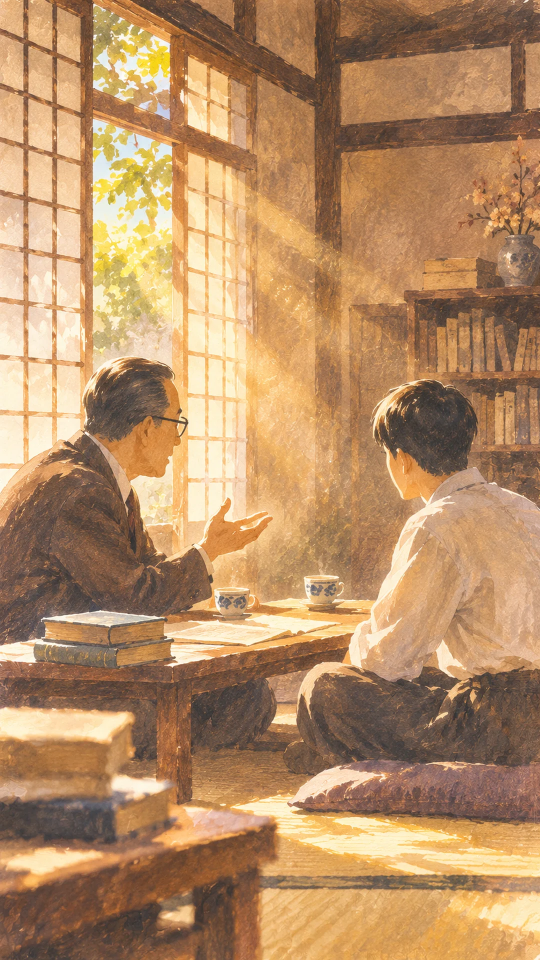
#> input picture assets/scene_01_meeting.webp, 1080 x 1920 px (shown at 1/2 size)
$ python -i import_generated.py   (imports and definitions only)
#> lines starting #> are read from the running program, lines starting #| are printed output that depends on the picture; after the words box and inside, x2 and y2 are one past the last pixel; in counts of white or black regions, pixels touching at a corner belong together
#> further down, picture is the input picture: PIL image 1080x1920 RGB; mean R, G, B 181.3, 141.4, 101.9
"""把 assets/CreatImage/ 內 ChatGPT 生成的圖，整理成 asset_manifest 規格檔名放進 assets/。

- 一般圖：等比 cover 裁切到規格尺寸
- 封蠟：去除「假透明」棋盤格背景
- 信封底部：把與邊緣相連的白底（含中央開口）挖成透明
用法：python tools/import_generated.py
"""
from pathlib import Path
import numpy as np
from PIL import Image, ImageFilter
from scipy import ndimage

ROOT = Path(__file__).resolve().parent.parent
SRC = ROOT / "assets" / "CreatImage"
DST = ROOT / "assets"

# 來源檔名 -> (目標檔名, 寬, 高, 處理方式)
MAP = {
    "和室書房的溫暖對談.png":       ("scene_01_meeting.webp", 1080, 1920, "cover"),
    "夜灯下的书房共事時光.png":     ("scene_02_working.webp", 1080, 1920, "cover"),
    "陽光下的講堂演說.png":         ("scene_03_legacy.webp", 1080, 1920, "cover"),
    "陽光下的多元文化歡聚節慶.png": ("scene_04_outreach.webp", 1080, 1920, "cover"),
    "晨曦花路上的希望同行.png":     ("scene_05_future.webp", 1080, 1920, "cover"),
    "晨曦下的希望之城.png":         ("scene_05_future_alt.webp", 1080, 1920, "cover"),
    "金色光輝的開啟信封.png":       ("letter_inner.webp", 1080, 1920, "cover"),
    "奶油金邊信封上蓋.png":         ("envelope_flap.png", 1260, 528, "cover_alpha"),
    "象牙金邊質感開口信封.png":     ("envelope_base.webp", 1260, 888, "envelope_base"),
    "深紅金箔花結蠟封.png":         ("wax_seal.png", 512, 512, "seal"),
    "閃耀金色百字徽章.png":         ("number_100.png", 1200, 1200, "contain_alpha"),
    "金色放射光暈透明疊圖.png":     ("light_rays.png", 1080, 1920, "cover_alpha"),
    "水彩櫻花花瓣與綠葉素材.png":   ("petals.png", 1024, 1536, "cover_alpha"),
    "水彩柔彩晨曦雲海.png":         ("bg_sky.webp", 1080, 1920, "cover"),
    "夢幻水彩晨曦天空.png":         ("bg_sunrise.webp", 1080, 1920, "cover"),
    "奶油白手工紙張紋理背景.png":   ("bg_paper.webp", 512, 512, "cover"),
}


# [13 lines left out: functions cover, contain, not called in this run]


def border_connected(mask):
    """回傳 mask 中與影像邊緣相連的區塊。"""
    lab, _ = ndimage.label(mask)
    edge = np.unique(np.concatenate([lab[0], lab[-1], lab[:, 0], lab[:, -1]]))
    edge = edge[edge > 0]
    return np.isin(lab, edge)


def remove_fake_checker(img):
    """封蠟：低飽和、偏亮的棋盤格背景 → 透明。"""
    a = np.asarray(img.convert("RGB")).astype(int)
    mx, mn = a.max(2), a.min(2)
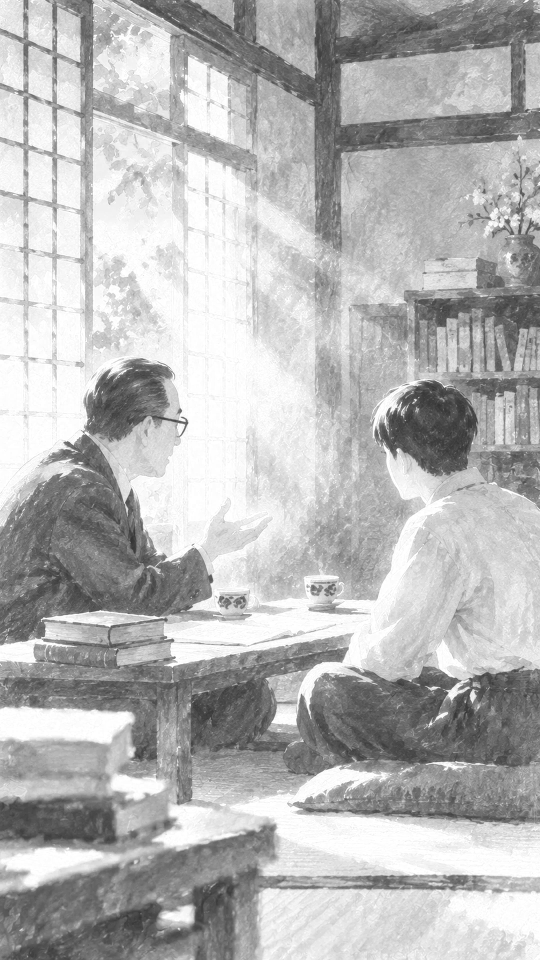
#> mx: shape (1920, 1080) int64 (shown at 1/2 size); min 47, max 255, mean 181.4
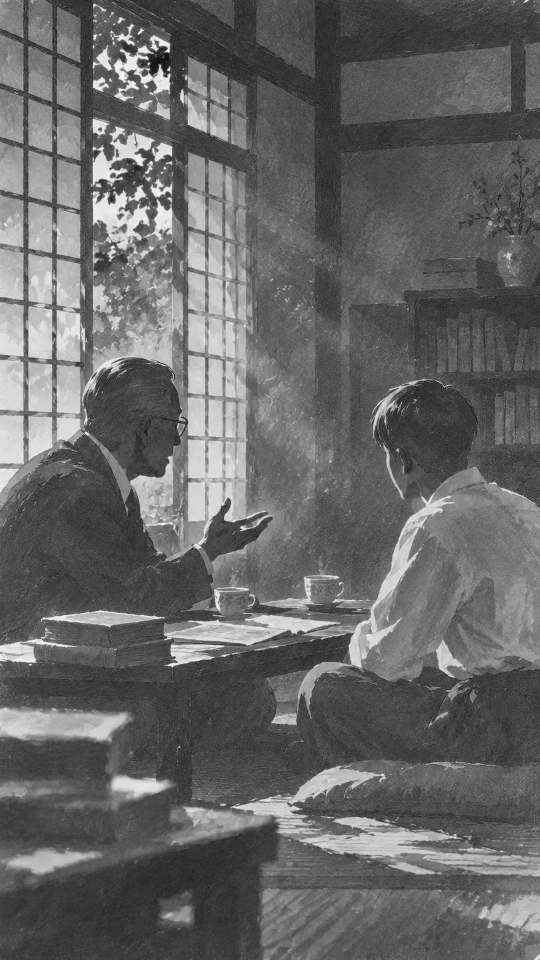
#> mn: shape (1920, 1080) int64 (shown at 1/2 size); min 4, max 255, mean 101.9
    bgish = (mx - mn < 22) & (mn > 185)
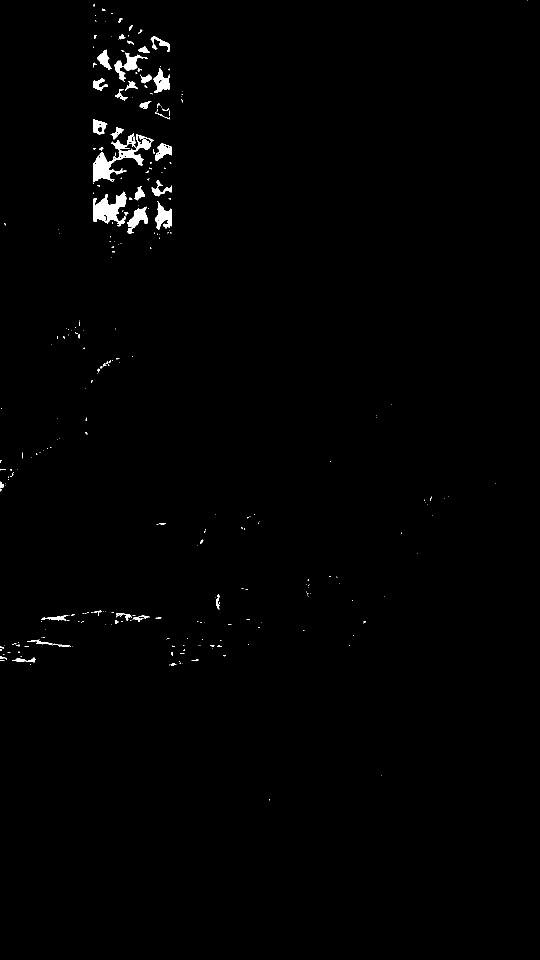
#> bgish: shape (1920, 1080) bool (shown at 1/2 size); 0.82% white; 298 white regions (244 under 20 px), largest, box (x1, y1, x2, y2) and area: (186, 267, 307, 365) 3441, (186, 383, 253, 453) 2398, (310, 402, 344, 459) 1002
    bg = border_connected(bgish)
#> in border_connected, `lab, _ = ndimage.label(mask)`: lab: shape (1920, 1080) int32; 340 distinct labels, from 0 to 339
#> in border_connected, `edge = np.unique(np.concatenate([lab[0], lab[-1], lab[:, 0], lab[:, -1..`: edge = [0, 165, 167, 175, 179, 312, 315, 323, 328]
#> in border_connected, `edge = edge[edge > 0]`: edge = [165, 167, 175, 179, 312, 315, 323, 328]
#> in border_connected, `return np.isin(lab, edge)`:
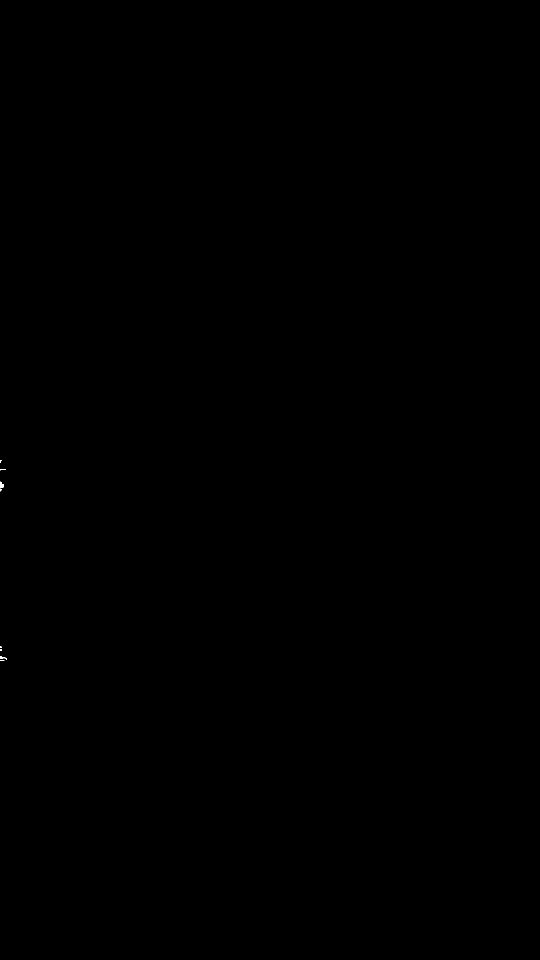
#> returned value: shape (1920, 1080) bool (shown at 1/2 size); 0.01% white; 8 white regions (6 under 20 px), largest, box (x1, y1, x2, y2) and area: (0, 963, 8, 975) 68, (0, 1312, 14, 1319) 43
    bg = ndimage.binary_dilation(bg, iterations=1)
#> bg: shape (1920, 1080) bool; 0.02% white; 5 white regions, box (x1, y1, x2, y2) and area: (0, 962, 9, 984) 114, (0, 1311, 15, 1323) 103, (0, 1292, 5, 1303) 42, (0, 937, 13, 942) 39, (0, 919, 4, 927) 22
    alpha = np.where(bg, 0, 255).astype(np.uint8)
    alpha = Image.fromarray(alpha).filter(ImageFilter.GaussianBlur(1.2))
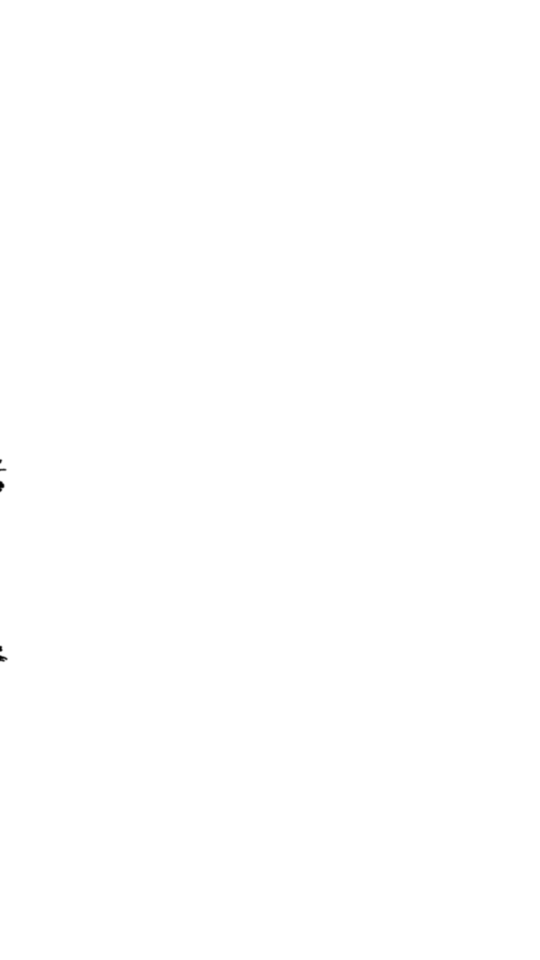
#> alpha: PIL image 1080x1920 L (shown at 1/2 size); min 0, max 255, mean 255
    out = img.convert("RGBA")
    out.putalpha(alpha)
    return out.crop(out.getbbox())


# [40 lines left out: functions envelope_base, main, not called in this run]


# [2 lines not run here, left out]

>>> from PIL import Image
>>> picture = Image.open('../assets/scene_01_meeting.webp')
>>> result = remove_fake_checker(picture)
